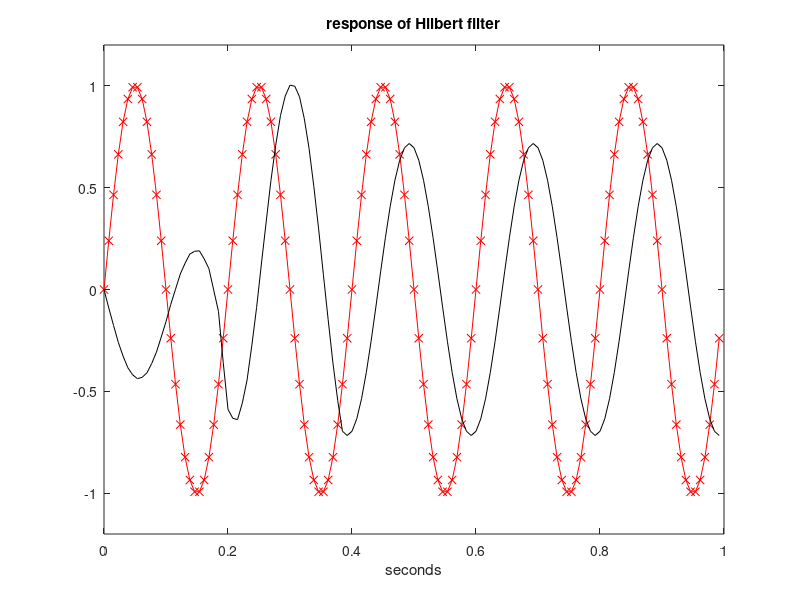

This figure's MATLAB source:
% effect of hilbert filter
fs=130; %sampling frequency in Hz.
N=50; %even order
F=[0.01 1]; %specification of frequency band
A=[1 1]; %specification of amplitudes
numd=remez(N,F,A,'hilbert'); %transfer function numerator
dend=[1]; %transfer function denominator

fu=5; %signal frequency in Hz
wu=2*pi*fu; %signal frequency in rad/s
tiv=1/fs; %time intervals between samples
t=0:tiv:(1-tiv); %time intervals set (1 seconds)
u=sin(wu*t); %signal data set
y=filter(numd,dend,u); %response of the filter
plot(t,u,'-xr'); hold on;
plot(t,real(y),'k')
axis([0 1 -1.2 1.2]); 
title('response of Hilbert filter'); xlabel('seconds')
